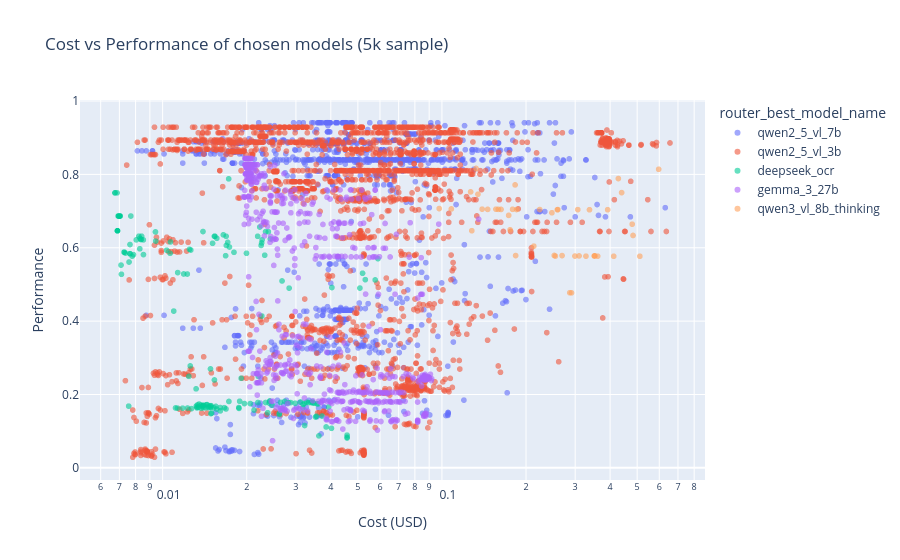

This figure's notebook cell:
### Code cell
# Cost vs Performance scatter
fig = px.scatter(
    router_train.sample(min(5000, len(router_train)), random_state=42),
    x='router_chosen_cost',
    y='router_chosen_perf',
    color='router_best_model_name',
    title='Cost vs Performance of chosen models (5k sample)',
    labels={'router_chosen_cost': 'Cost (USD)', 'router_chosen_perf': 'Performance'},
    opacity=0.6,
)
fig.update_xaxes(type='log')
fig.show()

### Figure 1 — Plotly figure (JSON) as saved in the notebook; plotly's stock layout.template omitted (floating-point values rounded to 4 significant figures; data arrays with more than 128 entries replaced by an {"elided": "..."} marker saying what was removed)
{"data": [{"hovertemplate": "router_best_model_name=qwen2_5_vl_7b<br>Cost (USD)=%{x}<br>Performance=%{y}<extra></extra>", "legendgroup": "qwen2_5_vl_7b", "marker": {"color": "#636efa", "opacity": 0.6, "symbol": "circle"}, "mode": "markers", "name": "qwen2_5_vl_7b", "showlegend": true, "type": "scattergl", "x": {"elided": "1377 float values"}, "xaxis": "x", "y": {"elided": "1377 float values"}, "yaxis": "y"}, {"hovertemplate": "router_best_model_name=qwen2_5_vl_3b<br>Cost (USD)=%{x}<br>Performance=%{y}<extra></extra>", "legendgroup": "qwen2_5_vl_3b", "marker": {"color": "#EF553B", "opacity": 0.6, "symbol": "circle"}, "mode": "markers", "name": "qwen2_5_vl_3b", "showlegend": true, "type": "scattergl", "x": {"elided": "2692 float values"}, "xaxis": "x", "y": {"elided": "2692 float values"}, "yaxis": "y"}, {"hovertemplate": "router_best_model_name=deepseek_ocr<br>Cost (USD)=%{x}<br>Performance=%{y}<extra></extra>", "legendgroup": "deepseek_ocr", "marker": {"color": "#00cc96", "opacity": 0.6, "symbol": "circle"}, "mode": "markers", "name": "deepseek_ocr", "showlegend": true, "type": "scattergl", "x": {"elided": "170 float values"}, "xaxis": "x", "y": {"elided": "170 float values"}, "yaxis": "y"}, {"hovertemplate": "router_best_model_name=gemma_3_27b<br>Cost (USD)=%{x}<br>Performance=%{y}<extra></extra>", "legendgroup": "gemma_3_27b", "marker": {"color": "#ab63fa", "opacity": 0.6, "symbol": "circle"}, "mode": "markers", "name": "gemma_3_27b", "showlegend": true, "type": "scattergl", "x": {"elided": "717 float values"}, "xaxis": "x", "y": {"elided": "717 float values"}, "yaxis": "y"}, {"hovertemplate": "router_best_model_name=qwen3_vl_8b_thinking<br>Cost (USD)=%{x}<br>Performance=%{y}<extra></extra>", "legendgroup": "qwen3_vl_8b_thinking", "marker": {"color": "#FFA15A", "opacity": 0.6, "symbol": "circle"}, "mode": "markers", "name": "qwen3_vl_8b_thinking", "showlegend": true, "type": "scattergl", "x": [0.1849, 0.2239, 0.1393, 0.2869, 0.1592, 0.4121, 0.5112, 0.597, 0.156, 0.1754, 0.1279, 0.2994, 0.259, 0.2476, 0.1733, 0.3375, 0.3097, 0.1458, 0.1836, 0.291, 0.2524, 0.09776, 0.179, 0.4832, 0.2692, 0.3511, 0.2133, 0.1346, 0.4282, 0.2599, 0.3532, 0.1081, 0.1628, 0.1828, 0.1267, 0.3064, 0.3279, 0.1325, 0.3611, 0.4799, 0.3921, 0.3515, 0.4399, 0.2547], "xaxis": "x", "y": [0.7043, 0.7041, 0.7052, 0.4774, 0.7047, 0.5769, 0.5768, 0.8139, 0.7051, 0.6489, 0.6464, 0.5773, 0.7037, 0.6954, 0.6883, 0.7036, 0.5777, 0.7046, 0.5788, 0.4771, 0.579, 0.7068, 0.7048, 0.6335, 0.5787, 0.5778, 0.6044, 0.7459, 0.7886, 0.704, 0.5778, 0.7058, 0.7045, 0.7713, 0.7524, 0.704, 0.5771, 0.8162, 0.577, 0.6643, 0.7037, 0.5775, 0.7503, 0.5773], "yaxis": "y"}], "layout": {"legend": {"title": {"text": "router_best_model_name"}, "tracegroupgap": 0}, "title": {"text": "Cost vs Performance of chosen models (5k sample)"}, "xaxis": {"anchor": "y", "domain": [0, 1], "title": {"text": "Cost (USD)"}, "type": "log"}, "yaxis": {"anchor": "x", "domain": [0, 1], "title": {"text": "Performance"}}}}
